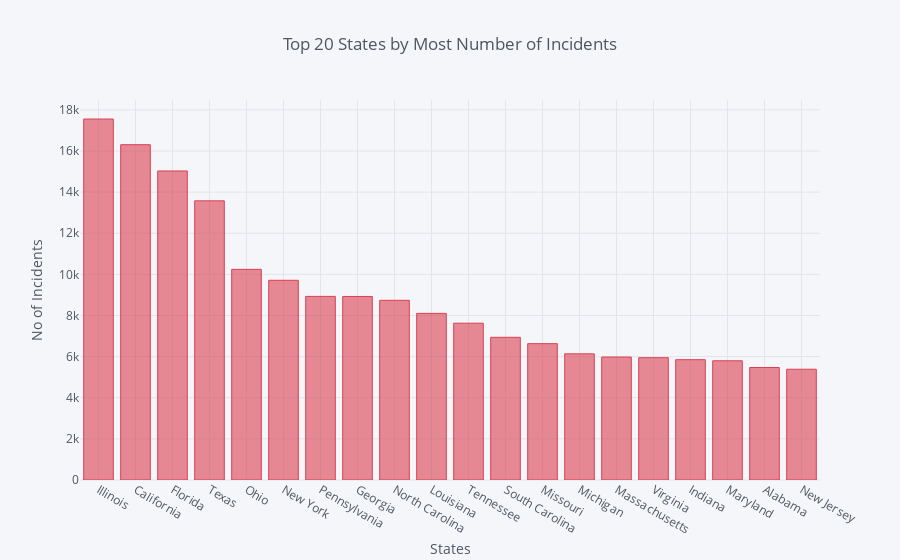

Notebook source saved alongside this figure:
### Markdown cell above
**Top 20 States with most number of incidents**  
Here we find out the states that have the most number of incidents by incident id

### Code cell
state_bar = gun['state'].value_counts().head(20)
state_bar.iplot(kind='bar',colors='red',title='Top 20 States by Most Number of Incidents',xTitle='States',yTitle='No of Incidents')

### Figure 1 — Plotly figure (JSON) as saved in the notebook; plotly's stock layout.template omitted (floating-point values rounded to 4 significant figures)
{"data": [{"marker": {"color": "rgba(219, 64, 82, 0.6)", "line": {"color": "rgba(219, 64, 82, 1.0)", "width": 1}}, "name": "state", "orientation": "v", "text": "", "type": "bar", "uid": "78f9fe12-c913-11e8-9cb5-acb57d762223", "x": ["Illinois", "California", "Florida", "Texas", "Ohio", "New York", "Pennsylvania", "Georgia", "North Carolina", "Louisiana", "Tennessee", "South Carolina", "Missouri", "Michigan", "Massachusetts", "Virginia", "Indiana", "Maryland", "Alabama", "New Jersey"], "y": [17556, 16306, 15029, 13577, 10244, 9712, 8929, 8925, 8739, 8103, 7626, 6939, 6631, 6136, 5981, 5949, 5852, 5798, 5471, 5387]}], "layout": {"legend": {"bgcolor": "#F5F6F9", "font": {"color": "#4D5663"}}, "paper_bgcolor": "#F5F6F9", "plot_bgcolor": "#F5F6F9", "title": "Top 20 States by Most Number of Incidents", "titlefont": {"color": "#4D5663"}, "xaxis": {"gridcolor": "#E1E5ED", "showgrid": true, "tickfont": {"color": "#4D5663"}, "title": "States", "titlefont": {"color": "#4D5663"}, "zerolinecolor": "#E1E5ED"}, "yaxis": {"gridcolor": "#E1E5ED", "showgrid": true, "tickfont": {"color": "#4D5663"}, "title": "No of Incidents", "titlefont": {"color": "#4D5663"}, "zerolinecolor": "#E1E5ED"}}}
